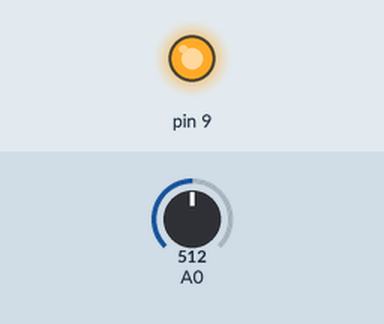
Simulated run of this sketch. Board: Arduino Uno, built with avr-gcc and run on an emulated ATmega328P. Shown: output pins drawn as LEDs (lit = HIGH). The test bench sets the inputs (shaded band); at power-on: A0 = 512. What the sketch prints to the serial monitor is not drawn.

Above: at 2.8 s.
2.9 s: A0 set to 453
At 3.8 s:
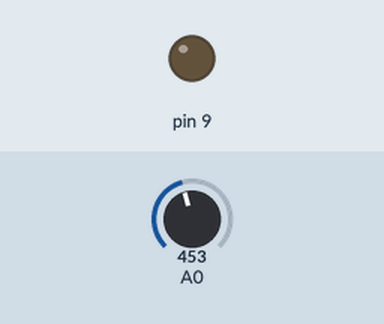
6.4 s: A0 set to 472
Timing chart, 0 to 15.9 s (numbered marks = the images above; inputs shaded):
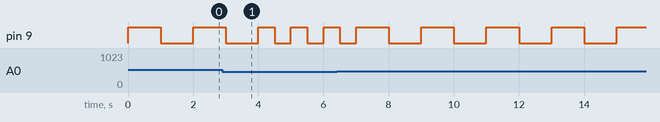

The sketch:

punchispunchis.ino
```cpp
//si A0 0-350 led parpadea a 100 ms
//si A0 351-700 led parpadea a 500ms
//si A0 701-1023 1000 ms
//el valor de A0 imprimir en consola serial

void setup(){
  pinMode(9,OUTPUT);
  Serial.begin(9600);
}

void loop(){
  int valor=analogRead(A0);
  Serial.println(valor);
  if(valor >= 0 && valor<=230){
    parpadea(100);
  }
  if(valor >=231 && valor<=462){
    parpadea(500);
  }
  if(valor >=463 && valor<=692){
    parpadea(1000);
  }
}

void parpadea(int del){
  digitalWrite(9,HIGH);
  delay(del);
  digitalWrite(9,LOW);
  delay(del);
}
```

Measured:
- by itself, pin 9: repeats every 2.0 s: HIGH 1.0 s, LOW 1.0 s
